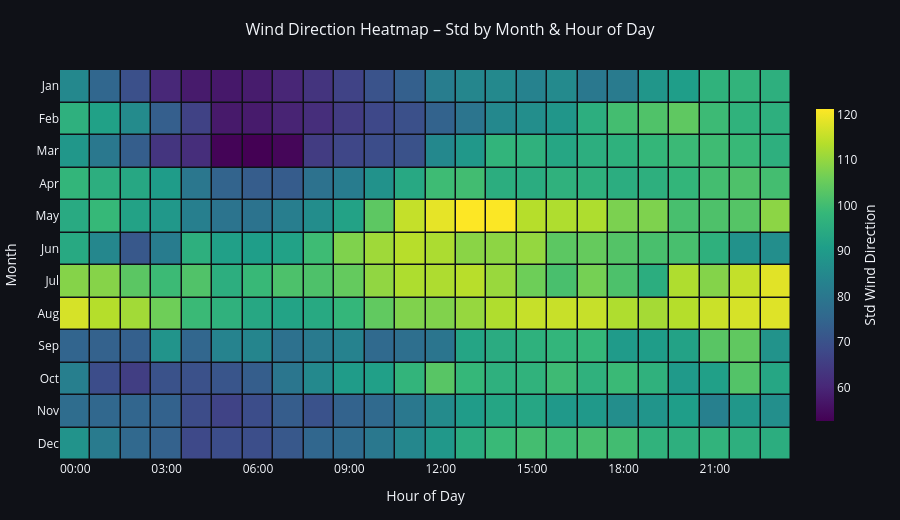

Write notebook code for a chart like this one.
### Code cell
loc.plot_wind_direction_heatmap(agg="std")

### Figure 1 — Plotly figure (JSON) as saved in the notebook; plotly's stock layout.template omitted (floating-point values rounded to 4 significant figures; data arrays with more than 128 entries replaced by an {"elided": "..."} marker saying what was removed)
{"data": [{"colorbar": {"len": 0.85, "thickness": 18, "title": {"side": "right", "text": "Std Wind Direction"}}, "colorscale": [[0, "#440154"], [0.1111, "#482878"], [0.2222, "#3e4989"], [0.3333, "#31688e"], [0.4444, "#26828e"], [0.5556, "#1f9e89"], [0.6667, "#35b779"], [0.7778, "#6ece58"], [0.8889, "#b5de2b"], [1, "#fde725"]], "hoverinfo": "text", "text": {"elided": "12x24 str values"}, "type": "heatmap", "x": ["00:00", "01:00", "02:00", "03:00", "04:00", "05:00", "06:00", "07:00", "08:00", "09:00", "10:00", "11:00", "12:00", "13:00", "14:00", "15:00", "16:00", "17:00", "18:00", "19:00", "20:00", "21:00", "22:00", "23:00"], "xgap": 1.5, "y": ["Jan", "Feb", "Mar", "Apr", "May", "Jun", "Jul", "Aug", "Sep", "Oct", "Nov", "Dec"], "ygap": 1.5, "z": {"elided": "12x24 float values"}}], "layout": {"height": 520, "margin": {"b": 60, "l": 60, "r": 100, "t": 70}, "paper_bgcolor": "#0f1117", "plot_bgcolor": "#0f1117", "title": {"font": {"size": 16}, "text": "Wind Direction Heatmap – Std by Month & Hour of Day", "x": 0.5}, "xaxis": {"showgrid": false, "side": "bottom", "tickmode": "array", "ticktext": ["00:00", "03:00", "06:00", "09:00", "12:00", "15:00", "18:00", "21:00"], "tickvals": ["00:00", "03:00", "06:00", "09:00", "12:00", "15:00", "18:00", "21:00"], "title": {"text": "Hour of Day"}}, "yaxis": {"autorange": "reversed", "showgrid": false, "title": {"text": "Month"}}}}
